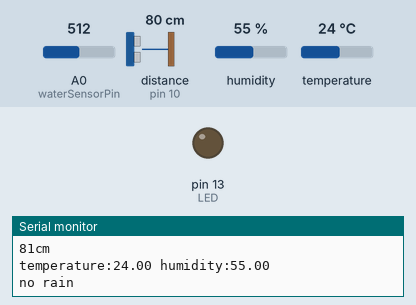
Recording of a sketch running on a simulated Arduino Uno, built with avr-gcc and run on an emulated ATmega328P. Parts: output pins drawn as LEDs (lit = HIGH), the last lines printed to the serial monitor. The inputs (shaded band) are chosen by the test bench; at power-on: distance to the obstacle (sensor on pin 10) 80 cm, A0 (waterSensorPin) = 512, humidity 55 %, temperature 24 °C. The echo pulse lasts 58.3 µs per cm.

Above: at 3.9 s.
4.0 s: distance to the obstacle (sensor on pin 10) set to 55 cm
8.1 s: distance to the obstacle (sensor on pin 10) set to 46 cm
At 10.6 s:
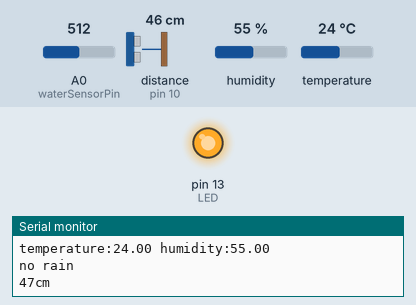
24.1 s: distance to the obstacle (sensor on pin 10) set to 60 cm
At 25.2 s:
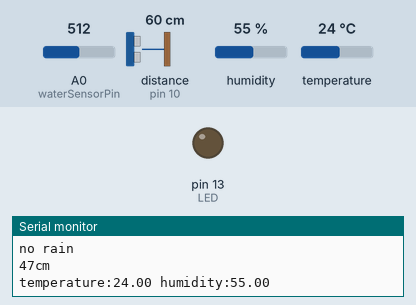
28.2 s: distance to the obstacle (sensor on pin 10) set to 2 cm
At 30.3 s:
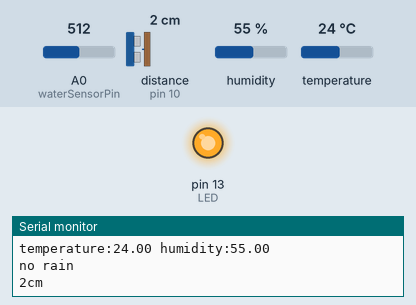
Timing chart, 0 to 36.1 s (numbered marks = the images above; inputs shaded):
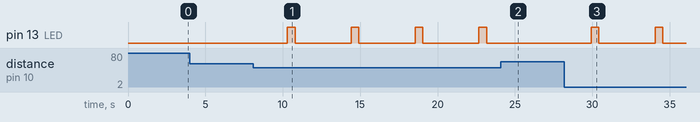

Measured:
- the behaviour switches between 50 and 49 cm on distance to the obstacle (sensor on pin 10) (found by bisection; images 0 and 1)
- after the input at 8.1 s, pin 13 (LED): alternates HIGH for 0.50 s and LOW for 3.6 s, starting after 2.2 s
- after the input at 24.1 s, pin 13 (LED): stays LOW (without the input it goes to HIGH after 2.7 s)
- after the input at 28.2 s, pin 13 (LED): alternates HIGH for 0.50 s and LOW for 3.6 s, starting after 1.7 s

The sketch:

enviromental_sensor.ino
```cpp
#include <NewPing.h>//The libary for the ultrasonic sensor.
#include <DHT11.h>  //The libary for the humidity sensor.

//Variables for water sensor.
int waterSensorPin = A0;
int waterSensorValue = 0;

//Variables for ultrasonic/led.
int  TRIGGER_PIN = 11;
int  ECHO_PIN    = 10;
int MAX_DISTANCE = 200;
NewPing sonar(TRIGGER_PIN, ECHO_PIN, MAX_DISTANCE);
int DistanceCm;
int  LED = 13;

//Variables for humidity and temperature sensor.
int humidityPin=4;
DHT11 dht11(humidityPin);

void setup() {
  Serial.begin(9600);
  pinMode(LED, OUTPUT);
  while (!Serial) {
    }
}

void loop() {

  waterSensor();
  delay(500);
  ultrasonicLED();
  delay(500);
  humidityTemp();
  delay(500);
}

void waterSensor(){
  waterSensorValue = analogRead(waterSensorPin);
  if(waterSensorValue <=100){
    Serial.println("rain");
  }
  else{
    Serial.println("no rain");
  }
  delay(100);
}

void ultrasonicLED(){
  delay(300);
  DistanceCm = sonar.ping_cm();
  Serial.print(DistanceCm);
  Serial.println("cm");

  if (DistanceCm >= 0 && DistanceCm<= 50){
    digitalWrite( LED, HIGH);
    delay(500);
    digitalWrite(LED, LOW);
    delay(500);
   }
   else {
     digitalWrite(LED, LOW);
   }
   delay(100);
}

void humidityTemp(){
  int err;
  float temp, humi;
  if((err=dht11.read(humi, temp))==0){
    Serial.print("temperature:");
    Serial.print(temp);
    Serial.print(" humidity:");
    Serial.print(humi);
    Serial.println();
  }
  else{
    Serial.println();
    Serial.print("Error No :");
    Serial.print(err);
    Serial.println();
  }
  delay(DHT11_RETRY_DELAY); //delay for reread
  delay(100);
}
```
